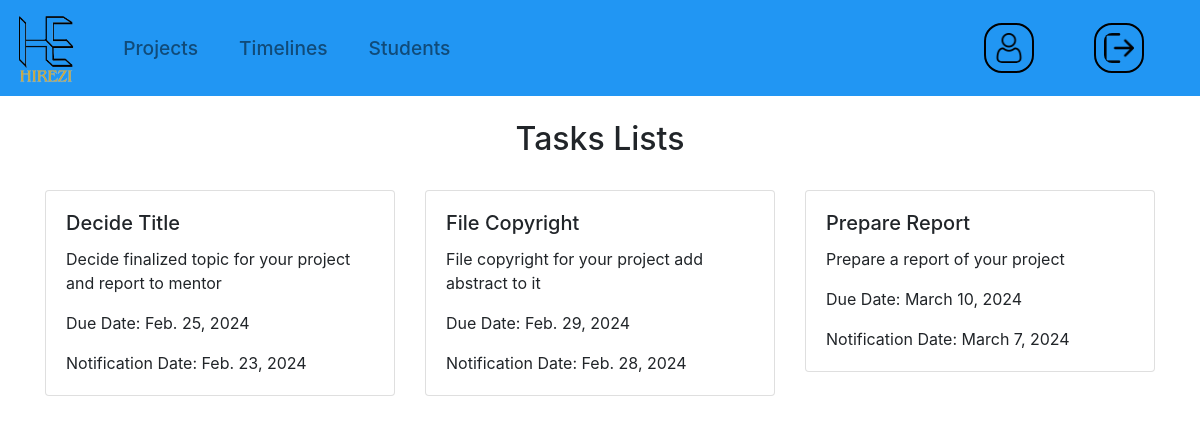
Screenshot of /timeline_tasks/21/ (signed in) with the database file from the repository.
### college/models.py (models this page shows)
class Task(models.Model):
    name = models.CharField(max_length=200)
    description = models.TextField()
    due_date = models.DateField()
    notification_date = models.DateField()
    def __str__(self):
        return self.name

### college/views.py (the view)
# urls.py: path('timeline_tasks/<int:timeline_id>/', views.timeline_tasks, name='timeline_tasks'),
@login_required
def timeline_tasks(request, timeline_id):
    timeline_tasks = TimelineTasks.objects.filter(timeline_title_id=timeline_id)
    print(timeline_tasks)
    task_names = [task.task_name for task in timeline_tasks]
    print(task_names)
    return render(request, 'Coordinator/timeline_tasks.html', {'timeline_tasks': task_names})

### college/models.py (called while the page is built)
    def __str__(self):
        return f"{self.timeline_title.title} - {self.task_name.name}"

### templates/Coordinator/timeline_tasks.html
{% extends 'welcome/base.html' %}
{% block body %}
<br><center><h2>Tasks Lists</h2></center><br>
<div class="container">
    <div class="row">
        {% for task in timeline_tasks %}
        <div class="col-md-4 mb-4">
            <div class="card">
                <div class="card-body">
                    <h5 class="card-title">{{ task.name }}</h5>
                    <p class="card-text">{{ task.description }}</p>
                    <p class="card-text">Due Date: {{ task.due_date }}</p>
                    <p class="card-text">Notification Date: {{ task.notification_date }}</p>
                </div>
            </div>
        </div>
        {% empty %}
        <div class="col">
            <p>No tasks found for this timeline.</p>
        </div>
        {% endfor %}
    </div>
</div>
{% endblock %}

### rows the page displays
Task: name "Decide Title", description "Decide finalized topic for your project and report to mentor", due_date "Feb. 25, 2024", notification_date "Feb. 23, 2024"
Task: name "File Copyright", description "File copyright for your project add abstract to it", due_date "Feb. 29, 2024", notification_date "Feb. 28, 2024"
Task: name "Prepare Report", description "Prepare a report of your project", due_date "March 10, 2024", notification_date "March 7, 2024"
